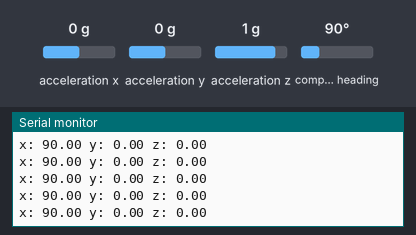
Recording of a sketch running on a simulated Arduino Uno, built with avr-gcc and run on an emulated ATmega328P. On the bench: the last lines printed to the serial monitor. The inputs (shaded band) are chosen by the test bench; at power-on: acceleration z 1 g, acceleration x 0 g, acceleration y 0 g, compass heading 90°.

Above: at 1.2 s.
1.3 s: acceleration z set to -1.4 g
At 2.2 s:
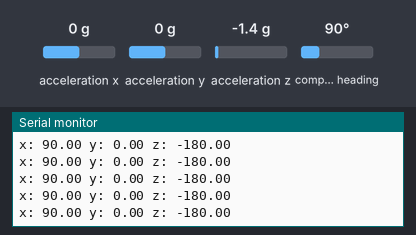
4.3 s: acceleration x set to 0.8 g
At 5.4 s:
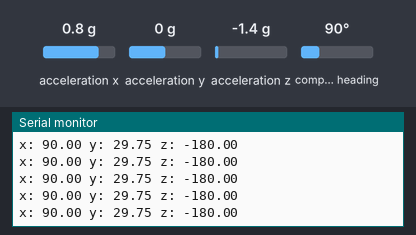
7.3 s: acceleration z set to 0 g
At 8.4 s:
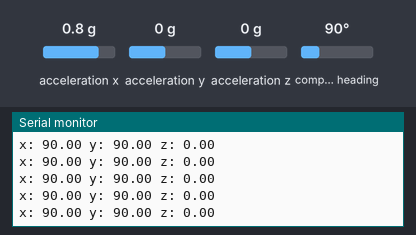
10.3 s: acceleration y set to -1.4 g
At 11.0 s:
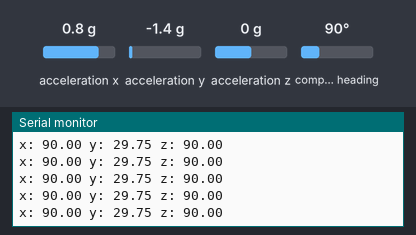
13.3 s: compass heading set to 7°
At 14.4 s:
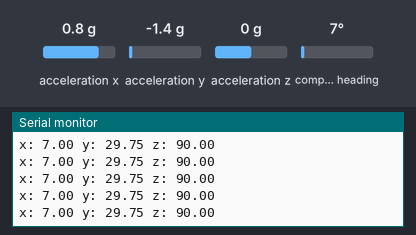
Timing chart, 0 to 16.3 s (numbered marks = the images above; inputs shaded):
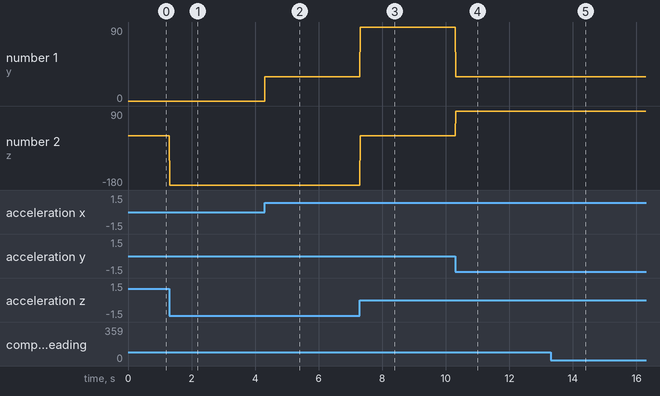

Measured:
- after the input at 1.3 s, the serial monitor: prints a new line at once (image 1)
- after the input at 4.3 s, the serial monitor: prints a new line at once (image 2)
- after the input at 7.3 s, the serial monitor: prints a new line at once (image 3)
- after the input at 10.3 s, the serial monitor: prints a new line at once (image 4)
- after the input at 13.3 s, the serial monitor: prints a new line at once (image 5)
- plotted number 1: 0 → 29.75 after the input at 4.3 s, 90 → 29.75 after the input at 10.3 s
- plotted number 2: 0 → -180 after the input at 1.3 s, -180 → 0 after the input at 7.3 s

The sketch:

IMUheader_test.ino
```cpp
#include "IMUheader.h"
sensors_event_t event;
Adafruit_BNO055 bno;
void setup() {
  // put your setup code here, to run once:
  Serial.begin(115200);
  bno = initial_IMU();
}

void loop() {
  double res_x,res_y,res_z;
  res_x = return_IMU_x(&event,bno);
  res_y = return_IMU_y(&event,bno);
  res_z = return_IMU_z(&event,bno);
  Serial.print("x: ");
  Serial.print(res_x);
  Serial.print(" y: ");
  Serial.print(res_y);
  Serial.print(" z: ");
  Serial.println(res_z);
}
```

IMUheader.cpp
```cpp
#include "IMUheader.h"

Adafruit_BNO055 initial_IMU(){
  Adafruit_BNO055 bno = Adafruit_BNO055(55, 0x28);
  while (bno.begin() != 1){
    ;
  }
  return bno;
}

double return_IMU_x(sensors_event_t* event,Adafruit_BNO055 bno){
  double result = -1000000;
  bno.getEvent(event, Adafruit_BNO055::VECTOR_EULER);
  result = event->orientation.x;
  return result;
}
double return_IMU_y(sensors_event_t* event,Adafruit_BNO055 bno){
  double result = -1000000;
  bno.getEvent(event, Adafruit_BNO055::VECTOR_EULER);
  result = event->orientation.y;
  return result;
}
double return_IMU_z(sensors_event_t* event,Adafruit_BNO055 bno){
  double result = -1000000;
  bno.getEvent(event, Adafruit_BNO055::VECTOR_EULER);
  result = event->orientation.z;
  return result;
}
```

IMUheader.h
```cpp
#ifndef _IMUHEADER_H
#define _IMUHEADER_H
#include<Wire.h>
#include<Adafruit_Sensor.h>
#include<Adafruit_BNO055.h>
#include<utility/imumaths.h>

Adafruit_BNO055 initial_IMU();
double return_IMU_x(sensors_event_t* event,Adafruit_BNO055 bno);
double return_IMU_y(sensors_event_t* event,Adafruit_BNO055 bno);
double return_IMU_z(sensors_event_t* event,Adafruit_BNO055 bno);

#endif
```
